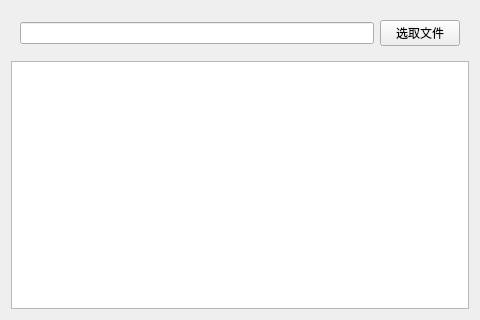
<?xml version="1.0" encoding="UTF-8"?>
<ui version="4.0">
 <class>Widget</class>
 <widget class="QWidget" name="Widget">
  <property name="geometry">
   <rect>
    <x>0</x>
    <y>0</y>
    <width>480</width>
    <height>320</height>
   </rect>
  </property>
  <property name="windowTitle">
   <string>Widget</string>
  </property>
  <layout class="QVBoxLayout" name="verticalLayout">
   <item>
    <widget class="QWidget" name="widget" native="true">
     <layout class="QHBoxLayout" name="horizontalLayout">
      <item>
       <widget class="QLineEdit" name="lineEdit"/>
      </item>
      <item>
       <widget class="QPushButton" name="pushButton">
        <property name="text">
         <string>选取文件</string>
        </property>
       </widget>
      </item>
     </layout>
    </widget>
   </item>
   <item>
    <widget class="QTextEdit" name="textEdit"/>
   </item>
  </layout>
 </widget>
 <resources/>
 <connections/>
</ui>
